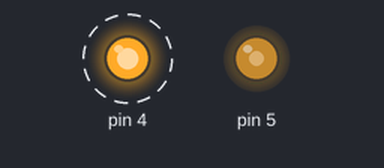
A sketch run on a simulated Arduino Uno, built with avr-gcc and run on an emulated ATmega328P. Parts: output pins drawn as LEDs (lit = HIGH). Dashed ring = blinking.

Above: at 0.2 s.
Timing chart, 0 to 3.0 s (numbered marks = the images above):
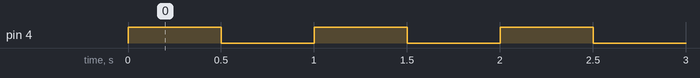

Measured:
- by itself, pin 4: alternates HIGH for 0.50 s and LOW for 0.50 s

The sketch:

FreqMod.ino
```cpp
void setup() {
  pinMode(4, OUTPUT);
  pinMode(5, OUTPUT);

  analogWrite(5, 128);
}

void loop() {
  digitalWrite(4, HIGH);
  delay(500);
  digitalWrite(4, LOW);
  delay(500);
}
```
